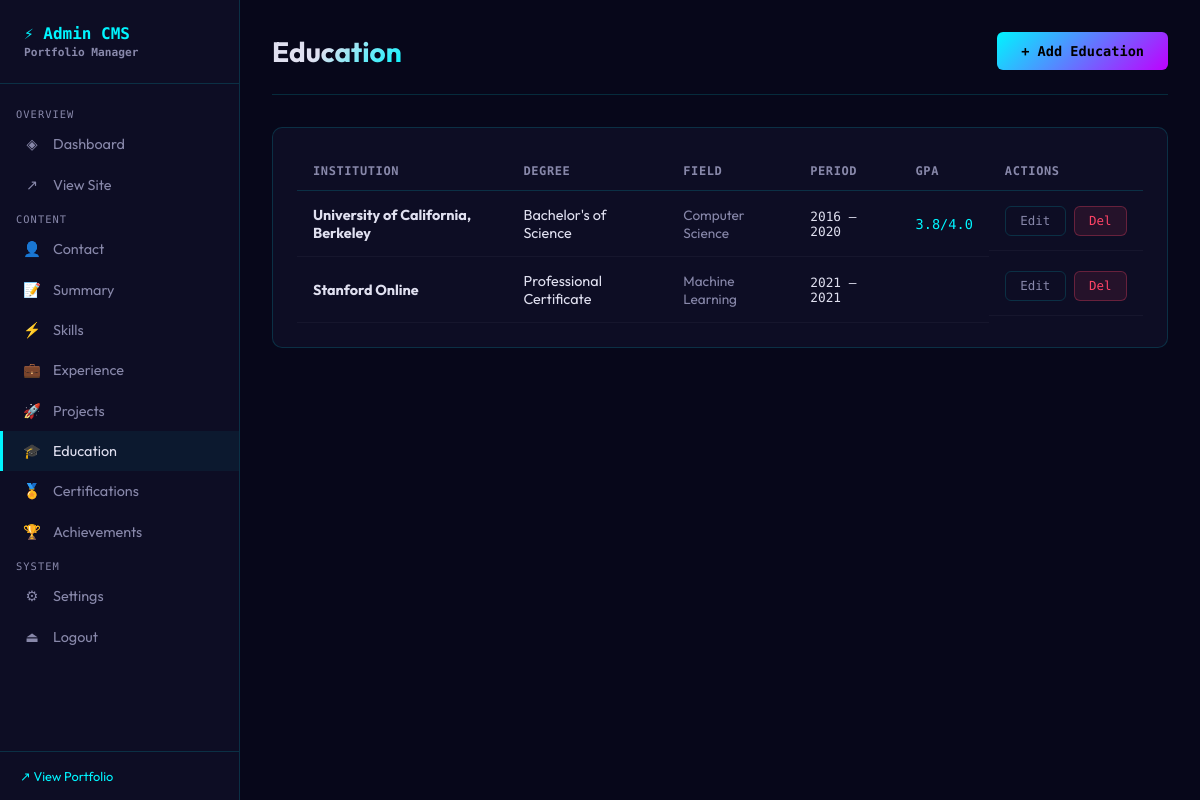
Before: /admin/education (signed in) with the older database file.
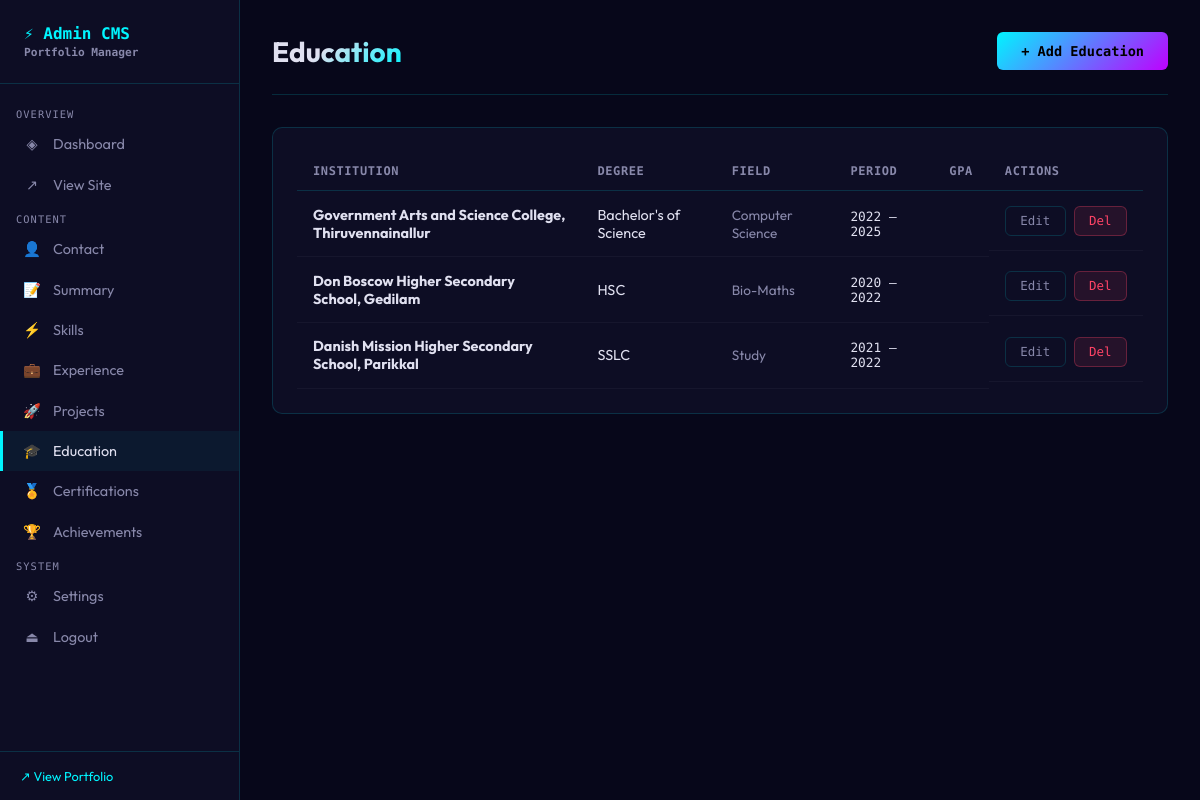
After: the same page with the newer database file.
### tables this page shows
CREATE TABLE education (
        id INTEGER PRIMARY KEY,
        institution TEXT NOT NULL, degree TEXT, field TEXT,
        start_year TEXT, end_year TEXT, gpa TEXT, description TEXT,
        order_index INTEGER DEFAULT 0
    );

### app/routes/admin.py (the view)
@admin_bp.route('/education')
@login_required
def education():
    db = get_db(current_app.config['DB_PATH'])
    items = db.execute("SELECT * FROM education ORDER BY order_index").fetchall()
    db.close()
    return render_template('admin/education.html', items=[dict(i) for i in items])

### app/db.py (called while the page is built)
def get_db(db_path):
    conn = sqlite3.connect(db_path)
    conn.row_factory = sqlite3.Row
    conn.execute("PRAGMA journal_mode=WAL")
    return conn

### app/routes/admin.py (called while the page is built)
@admin_bp.context_processor
def inject_settings():
    try:
        db = get_db(current_app.config['DB_PATH'])
        settings = {r['key']: r['value'] for r in db.execute("SELECT key,value FROM site_settings").fetchall()}
        db.close()
        return dict(settings=settings)
    except:
        return dict(settings={})

def login_required(f):
    @wraps(f)
    def decorated(*args, **kwargs):
        if not session.get('admin_logged_in'):
            return redirect(url_for('admin.login'))
        return f(*args, **kwargs)
    return decorated

### app/templates/admin/education.html (shortened to what this page needs)
{% extends 'admin/base.html' %}
{% block content %}
<div class="page-header">
  <div><div class="page-title">Education</div></div>
  <button class="btn btn-primary" onclick="document.getElementById('modal').classList.add('open')">+ Add Education</button>
</div>
<div class="card">
  <div class="table-wrap">
    <table>
      <thead><tr><th>Institution</th><th>Degree</th><th>Field</th><th>Period</th><th>GPA</th><th>Actions</th></tr></thead>
      <tbody>
        {% for item in items %}
        <tr>
          <td><strong>{{ item.institution }}</strong></td>
          <td>{{ item.degree }}</td>
          <td style="color:var(--text-dim);font-size:.85rem">{{ item.field }}</td>
          <td style="font-family:var(--font-mono);font-size:.8rem">{{ item.start_year }} — {{ item.end_year or 'Present' }}</td>
          <td style="color:var(--accent);font-family:var(--font-mono);font-size:.85rem">{{ item.gpa }}</td>
          <td class="td-actions">
            <button class="btn btn-sm btn-ghost" onclick='editEdu({{ item|tojson }})'>Edit</button>
            <form method="POST" action="/admin/education/delete/{{ item.id }}" onsubmit="return confirm('Delete?')"><button type="submit" class="btn btn-sm btn-danger">Del</button></form>
          </td>
        </tr>
        {% endfor %}
      </tbody>
    </table>
  </div>
</div>
{% endblock %}

Changed rows visible on the page:
changed education "Bachelor's of Science": institution "University of California, Berkeley" → "Government Arts and Science College, Thiruvennainallur"; start_year "2016" → "2022"; end_year "2020" → "2025"; gpa "3.8/4.0" → (not shown)
changed education: institution "Stanford Online" → "Don Boscow Higher Secondary School, Gedilam"; degree "Professional Certificate" → "HSC"; field "Machine Learning" → "Bio-Maths"; start_year "2021" → "2020"; end_year "2021" → "2022"
added education: institution "Danish Mission Higher Secondary School, Parikkal", degree "SSLC", field "Study", start_year "2021", end_year "2022"
